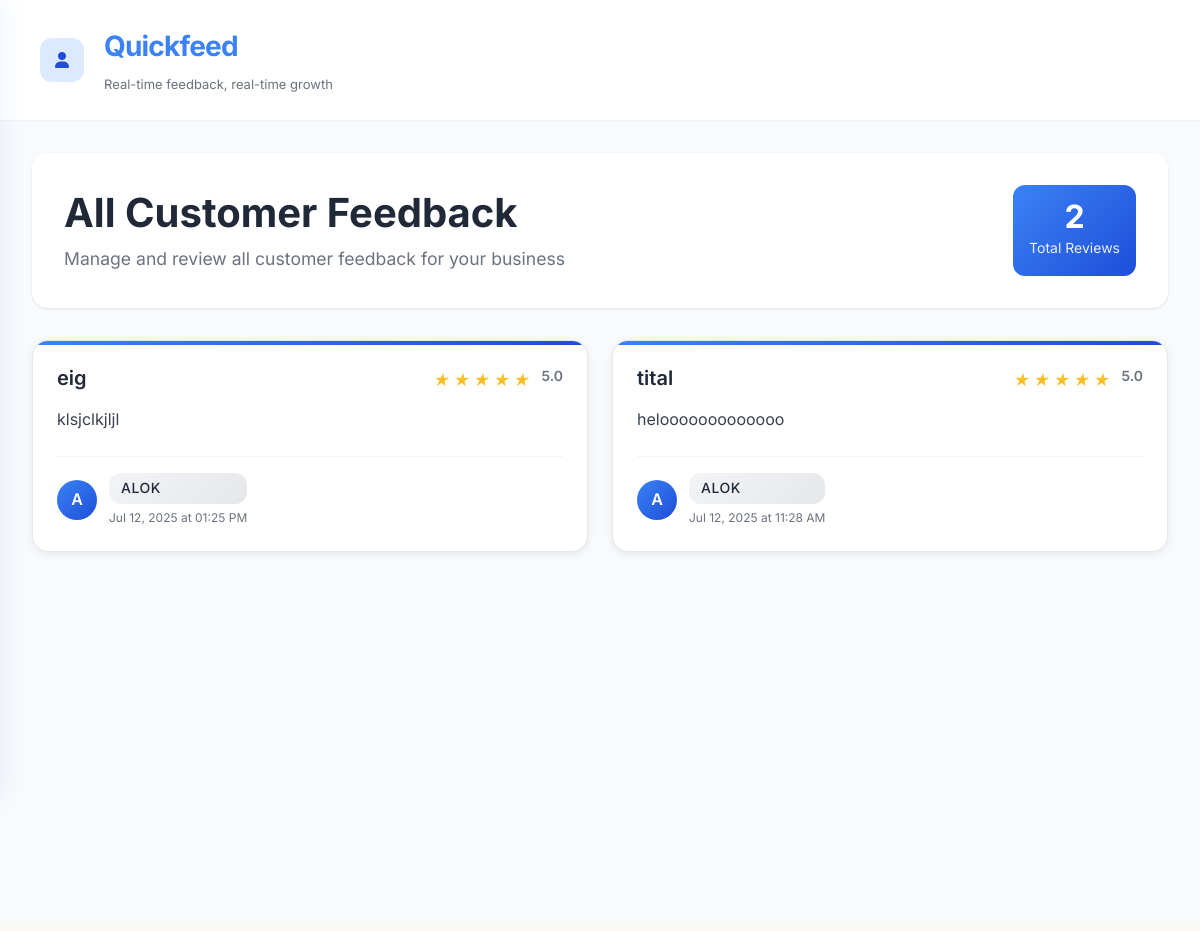
The page /dashboard/my-feedback (signed in) on the database its author committed.
### web/models.py (models this page shows, shortened)
class Feedback(db.Model):
    __tablename__ = 'feedbacks'  # Changed from 'feedback' to 'feedbacks'
    customer_id = db.Column(db.Integer, db.ForeignKey('users.id', ondelete='CASCADE'), nullable=True)
    id = db.Column(db.Integer, primary_key=True)
    title = db.Column(db.String(200), nullable=False)
    content = db.Column(db.Text, nullable=False)
    rating = db.Column(db.Integer, nullable=False)
    created_at = db.Column(db.DateTime, default=lambda: datetime.now(timezone.utc))
    shopkeeper_id = db.Column(db.Integer,
                             db.ForeignKey('shopkeepers.id', ondelete='CASCADE'),
                             nullable=False)
    customer_name = db.Column(db.String(100), nullable=False)
    customer_email = db.Column(db.String(120), nullable=True)
    customer_user = db.relationship('User',
                                  foreign_keys=[customer_email],
                                  primaryjoin='Feedback.customer_email == User.email',
                                  backref='feedbacks',
                                  lazy=True)
    __table_args__ = (
        db.CheckConstraint('rating >= 1 AND rating <= 5', name='rating_range'),
        db.CheckConstraint('LENGTH(title) >= 3', name='title_min_length'),
        db.CheckConstraint('LENGTH(content) >= 10', name='content_min_length'),
    )
    @property
    def customer_display_name(self):
        return self.customer_name or "Anonymous"
    @property
    def time_ago(self):
        now = datetime.now(timezone.utc)
        if self.created_at.tzinfo is None:
            created_at_utc = self.created_at.replace(tzinfo=timezone.utc)
        else:
            created_at_utc = self.created_at
        diff = now - created_at_utc
        if diff.days > 365:
            years = diff.days // 365
            return f"{years} year{'s' if years > 1 else ''} ago"
        elif diff.days > 30:
            months = diff.days // 30
            return f"{months} month{'s' if months > 1 else ''} ago"
        elif diff.days > 0:
            return f"{diff.days} day{'s' if diff.days > 1 else ''} ago"
        elif diff.seconds > 3600:
            hours = diff.seconds // 3600
            return f"{hours} hour{'s' if hours > 1 else ''} ago"
        elif diff.seconds > 60:
            minutes = diff.seconds // 60
            return f"{minutes} minute{'s' if minutes > 1 else ''} ago"
        else:
            return "Just now"

### web/routes.py (the view, shortened to what this page needs)
    def decorated_function(*args, **kwargs):
        try:
            if not current_user.is_authenticated:
                flash('Please log in to access this page.', 'warning')
                return redirect(url_for('auth.login'))
            shopkeeper = Shopkeeper.query.get(current_user.id)
            session['shopkeeper_id'] = shopkeeper.id
            session['shopkeeper_username'] = shopkeeper.username
            session['is_shopkeeper'] = True
            return f(*args, **kwargs)
        except Exception as e:
            print(f"Error in require_shopkeeper decorator: {e}")
            flash('An error occurred while verifying your account.', 'danger')
            return redirect(url_for('auth.login'))

### web/routes.py (called while the page is built, shortened)
def require_shopkeeper(f):
    def decorated_function(*args, **kwargs):
        try:
            if not current_user.is_authenticated:
                flash('Please log in to access this page.', 'warning')
                return redirect(url_for('auth.login'))
            shopkeeper = Shopkeeper.query.get(current_user.id)
            session['shopkeeper_id'] = shopkeeper.id
            session['shopkeeper_username'] = shopkeeper.username
            session['is_shopkeeper'] = True
            return f(*args, **kwargs)
        except Exception as e:
            print(f"Error in require_shopkeeper decorator: {e}")
            flash('An error occurred while verifying your account.', 'danger')
            return redirect(url_for('auth.login'))
    decorated_function.__name__ = f.__name__
    return decorated_function

### web/templates/feedback/all_feedback.html (shortened to what this page needs)
{% extends "base.html" %}
{% block content %}
    <div class="main-content">
        <header class="header">
            <div class="header-left">
                <a href="/dashboard" class="menu-toggle">
                    <i class="fas fa-user"></i>
                </a>
                <div class="brand-logo">
                    <h1>Quickfeed</h1>
                    <span class="brand-tagline">Real-time feedback, real-time growth</span>
                </div>
            </div>
        </header>
<div class="feedback-container">
    <div class="feedback-header">
        <div class="header-content">
            <h1 class="page-title">All Customer Feedback</h1>
            <p class="page-subtitle">Manage and review all customer feedback for your business</p>
        </div>
        <div class="header-actions">
            <div class="feedback-count">
                <span class="count-number">{{ feedback_list|length }}</span>
                <span class="count-label">Total Reviews</span>
            </div>
        </div>
    </div>
    {% if feedback_list %}
        <div class="feedback-grid">
            {% for feedback in feedback_list %}
                <div class="feedback-card">
                    <div class="card-header">
                        <div class="feedback-title">{{ feedback.title }}</div>
                        <div class="feedback-rating">
                            {% for i in range(1, 6) %}
                                {% if i <= feedback.rating %}
                                    <i class="star star-filled"></i>
                                {% else %}
                                    <i class="star star-empty"></i>
                                {% endif %}
                            {% endfor %}
                            <span class="rating-number">{{ feedback.rating }}.0</span>
                        </div>
                    </div>
                    <div class="card-body">
                        <p class="feedback-content">{{ feedback.content }}</p>
                    </div>
                    <div class="card-footer">
                        <div class="customer-info">
                            <div class="customer-avatar">
                                {% if feedback.customer_name %}
                                    {{ feedback.customer_name[0]|upper }}
                                {% elif feedback.user %}
                                    {{ feedback.user.full_name[0]|upper }}
                                {% else %}
                                    A
                                {% endif %}
                            </div>
                            <div class="customer-details">
                                <div class="customer-name">
                                    {% if feedback.customer_name %}
                                        {{ feedback.customer_name }}
                                    {% elif feedback.user %}
                                        {{ feedback.user.full_name }}
                                    {% else %}
                                        Anonymous Customer
                                    {% endif %}
                                </div>
                                <div class="feedback-date">
                                    {{ feedback.created_at.strftime('%b %d, %Y at %I:%M %p') }}
                                </div>
                            </div>
                        </div>
                    </div>
                </div>
            {% endfor %}
        </div>
    {% endif %}
</div>
{% endblock %}

### web/templates/base.html (shortened to what this page needs)
<!DOCTYPE html>
<html lang="en">
<head>
    <link rel="stylesheet" href="{{ url_for('static', filename='style.css') }}">
    <link rel="stylesheet" href="{{ url_for('static', filename='auth.css') }}">
    <link rel="stylesheet" href="{{ url_for('static', filename='setup.css') }}">
    <link rel="stylesheet" href="{{ url_for('static', filename='dashboard.css') }}">
    <link rel="stylesheet" href="{{ url_for('static', filename='all_feedback.css') }}">
    <link rel="stylesheet" href="https://cdnjs.cloudflare.com/ajax/libs/font-awesome/6.0.0/css/all.min.css">
</head>
<body>
    <main>
        {% block content %}{% endblock %}
    </main>
</body>
</html>

### web/static/style.css (style rules this page uses)
* { margin: 0; padding: 0; box-sizing: border-box; }
body { font-family: 'Inter', sans-serif; background: #f9f7f6; color: #111; }

### web/static/dashboard.css (style rules this page uses)
* { margin: 0; padding: 0; box-sizing: border-box; }
body { font-family: 'Inter', -apple-system, BlinkMacSystemFont, 'Segoe UI', sans-serif; background-color: #ffffff; color: #1a1a1a; line-height: 1.6; font-weight: 400; }
.main-content { background: #FAF9F6; padding-bottom: 10px; min-height: 100vh; }
.header { display: flex; justify-content: space-between; align-items: center; padding: 24px 40px; background: white; border-bottom: 1px solid #f1f5f9; position: sticky; top: 0; z-index: 100; }
.header-left { display: flex; align-items: center; gap: 20px; }
.menu-toggle { width: 44px; height: 44px; background: #dbeafe; border-radius: 12px; display: flex; align-items: center; justify-content: center; color: #1d4ed8; cursor: pointer; transition: all 0.2s ease; font-size: 16px; }
.brand-logo h1 { font-size: 28px; font-weight: 700; color: #3b82f6; letter-spacing: -0.8px; margin-bottom: 2px; }
.brand-tagline { font-size: 13px; color: #6b7280; font-weight: 400; }
.feedback-content { flex: 1; display: flex; flex-direction: column; gap: 16px; }
.customer-name { color: #1f2937; font-weight: 600; background: linear-gradient(135deg, #f3f4f6, #e5e7eb); padding: 4px 12px; border-radius: 12px; font-size: 12px; text-transform: uppercase; letter-spacing: 0.5px; }

### web/static/all_feedback.css (style rules this page uses)
.feedback-container { max-width: auto; margin: 0 auto; padding: 2rem; background-color: #f8fafc; min-height: 100vh; }
.feedback-header { display: flex; justify-content: space-between; align-items: center; margin-bottom: 2rem; padding: 2rem; background: white; border-radius: 16px; box-shadow: 0 1px 3px rgba(0, 0, 0, 0.1); }
.header-content { flex: 1; }
.page-title { font-size: 2.5rem; font-weight: 700; color: #1f2937; margin: 0 0 0.5rem 0; line-height: 1.2; }
.page-subtitle { font-size: 1.1rem; color: #6b7280; margin: 0; }
.header-actions { display: flex; align-items: center; }
.feedback-count { text-align: center; padding: 1rem; background: linear-gradient(135deg, #3b82f6, #1d4ed8); border-radius: 12px; color: white; min-width: 120px; }
.count-number { display: block; font-size: 2rem; font-weight: 700; line-height: 1; }
.count-label { display: block; font-size: 0.875rem; opacity: 0.9; margin-top: 0.25rem; }
.feedback-grid { display: grid; grid-template-columns: repeat(auto-fit, minmax(380px, 1fr)); gap: 1.5rem; margin-bottom: 2rem; }
.feedback-card { background: white; border-radius: 16px; padding: 1.5rem; box-shadow: 0 2px 8px rgba(0, 0, 0, 0.08); transition: all 0.3s ease; border: 1px solid #e5e7eb; position: relative; overflow: hidden; }
.feedback-card::before { content: ''; position: absolute; top: 0; left: 0; right: 0; height: 4px; background: linear-gradient(90deg, #3b82f6, #1d4ed8); }
.card-header { display: flex; justify-content: space-between; align-items: flex-start; margin-bottom: 1rem; gap: 1rem; }
.feedback-title { font-size: 1.25rem; font-weight: 600; color: #1f2937; line-height: 1.3; flex: 1; }
.feedback-rating { display: flex; align-items: center; gap: 0.25rem; flex-shrink: 0; }
.star { width: 16px; height: 16px; position: relative; }
.star::before { content: '★'; position: absolute; top: 0; left: 0; font-size: 16px; }
.star-filled::before { color: #fbbf24; }
.rating-number { font-size: 0.875rem; font-weight: 600; color: #6b7280; margin-left: 0.5rem; }
.card-body { margin-bottom: 1.5rem; }
.feedback-content { font-size: 1rem; line-height: 1.6; color: #374151; margin: 0; }
.card-footer { display: flex; justify-content: space-between; align-items: center; padding-top: 1rem; border-top: 1px solid #f3f4f6; }
.customer-info { display: flex; align-items: center; gap: 0.75rem; }
.customer-avatar { width: 40px; height: 40px; border-radius: 50%; background: linear-gradient(135deg, #3b82f6, #1d4ed8); display: flex; align-items: center; justify-content: center; color: white; font-weight: 600; font-size: 1rem; flex-shrink: 0; }
.customer-details { display: flex; flex-direction: column; gap: 0.25rem; }
.customer-name { font-size: 0.875rem; font-weight: 500; color: #1f2937; }
.feedback-date { font-size: 0.75rem; color: #6b7280; }

### rows shown on the page
Feedback: title "eig", rating "5", content "klsjclkjljl", customer_name "A", customer_name "ALOK", created_at "Jul 12, 2025 at 01:25 PM"
Feedback: title "tital", rating "5", content "helooooooooooooo", customer_name "A", customer_name "ALOK", created_at "Jul 12, 2025 at 11:28 AM"

### other values the page prints
{{ feedback_list|length }} "2"
